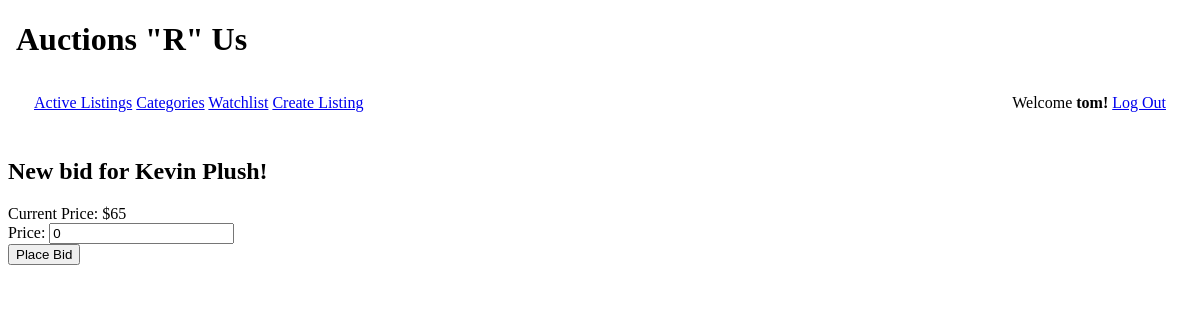
The page /bid/1 (signed in) on the database its author committed.
### auctions/models.py (models this page shows, shortened)
class User(AbstractUser):
    pass

class Listing(models.Model):
    title = models.CharField(max_length=64)
    desc = models.TextField()
    startbid = models.IntegerField()
    available = models.BooleanField(default=True)
    winner = models.ForeignKey(User, on_delete=models.CASCADE, blank=True, null=True, related_name="winner")
    photo = models.ImageField(upload_to='images/', blank=True)
    photo_url = models.URLField()
    listing_category = models.ForeignKey(Category, on_delete=models.CASCADE, related_name="category")
    seller = models.ForeignKey(User, on_delete=models.CASCADE, blank=True, related_name="seller")

### auctions/views.py (the view)
# urls.py: path("bid/<int:listing_id>", views.bid, name="bid"),
def bid(request, listing_id):
    listing = Listing.objects.get(pk=listing_id)
    message = ""
    if request.method == "POST":
        bid_form = BidForm(request.POST)
        if bid_form.is_valid():
            new_bid = bid_form.save(commit=False)
            if (new_bid.price > listing.startbid):
                new_bid.buyer = request.user
                new_bid.listing = listing
                new_bid.save()
                listing.startbid = new_bid.price
                listing.save()
                return redirect('listing', listing_id=listing_id)
            else:
                message = "Something went wrong with the bid (your bid must be higher than current price)"
                return render(request, "auctions/bid.html", {
                    "bid_form": bid_form,
                    "message": message,
                })
    else:
        bid_form = BidForm()
    return render(request, "auctions/bid.html", {
        'bid_form': bid_form,
        "listing": listing,
    })

### auctions/forms.py
class BidForm(forms.ModelForm):
    class Meta:
        model = Bid
        fields = ('price',)

### auctions/templates/auctions/bid.html (shortened to what this page needs)
{% extends "auctions/layout.html" %}
{% block main %}
    <h2>New bid for {{listing.title}}!</h2>
    <div>Current Price: ${{listing.startbid}}</div>
    <form action="{% url 'bid' listing.id %}" method="POST">
        {{bid_form}}
        <br>
        <button type="submit">Place Bid</button>
    </form>
{% endblock %}

### auctions/templates/auctions/layout.html (shortened to what this page needs)
{% load static %}
<!DOCTYPE html>
<html lang="en">
    <head>
        <link rel="stylesheet" href="https://cdn.simplecss.org/simple.css">
        <link rel="stylesheet" href="{% static 'auctions/uaa490styles.css' %}" >
    </head>
    <body>
        <header>
            <h1>Auctions "R" Us</h1>
            <nav>
                <span>
                    <a href="{% url 'index' %}">Active Listings</a>
                    <a href="{% url 'categories' %}">Categories</a>
                    <a href="#">Watchlist</a>
                    <a href="{% url 'create' %}">Create Listing</a>
                </span>
                <span>
                    {% if user.is_authenticated %}
                        Welcome <strong>{{ user.username }}!</strong>
                        <a href="{% url 'logout' %}">Log Out</a>
                    {% else %}
                        <a href="{% url 'login' %}">Log In</a>
                        <a href="{% url 'register' %}">Register</a>
                    {% endif %}
                </span>
            </nav>
        </header>
        <main>
            {% block main %}
            {% endblock %}
        </main>
    </body>
</html>

### auctions/static/auctions/uaa490styles.css (style rules this page uses)
nav { display: flex; justify-content: space-between; padding: 14px 18px; }
body > header { padding: 0 0.5rem .75rem 0.5rem; }
body { grid-template-columns: 10% 80% 10%; }

### rows shown on the page
User: username "tom"
Listing: title "Kevin Plush", startbid "65"
